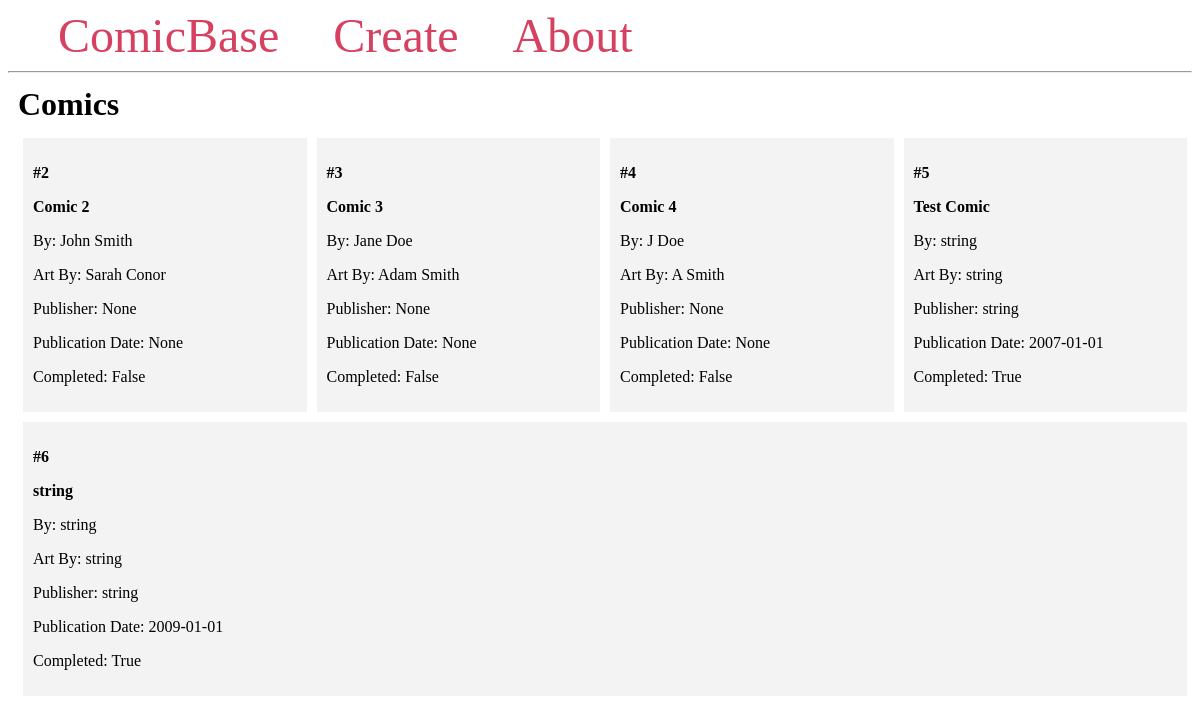
The page / on the database its author committed.
### models.py (models this page shows, shortened)
class Comic(db.Model):
    id = db.Column(db.Integer, primary_key=True)
    title = db.Column(db.String(100), nullable=False, unique=True)
    publisher = db.Column(db.String(32))
    author = db.Column(db.String(32), nullable=False)
    artist = db.Column(db.String(32), nullable=False)
    publication_date = db.Column(db.Date())
    completed = db.Column(db.Boolean, default=False, nullable=False)

### routes.py (the view)
@app.route('/')
def index():
    comics = Comic.query.all()
    return render_template('index.html', comics=comics)

### templates/index.html
{% extends 'base.html' %}
{% block content %}
    <h1 class="title">{% block title %} Comics {% endblock %}</h1>
    <div class="content">
        {% for comic in comics %}
            <div class="student">
                <p><b>#{{ comic.id }}</b></p>
                <b>
                    <p class="name">{{ comic.title }}</p>
                </b>
                <p>By: {{ comic.author }}</p>
                <p>Art By: {{ comic.artist }}</p>
                <p>Publisher: {{ comic.publisher }}</p>
                <p>Publication Date: {{ comic.publication_date }}</p>
                <p>Completed: {{ comic.completed }}</p>
            </div>
        {% endfor %}
    </div>
{% endblock %}

### templates/base.html (shortened to what this page needs)
<!DOCTYPE html>
<html lang="en">
<head>
</head>
<body>
    <nav>
        <a href="{{ url_for('index') }}">ComicBase</a>
        <a href="#">Create</a>
        <a href="#">About</a>
    </nav>
    <hr>
    <div class="content">
        {% block content %} {% endblock %}
    </div>
</body>
</html>

### templates/base.html (style rules this page uses)
.title { margin: 5px; }
.content { margin: 5px; width: 100%; display: flex; flex-direction: row; flex-wrap: wrap; }
.student { flex: 20%; padding: 10px; margin: 5px; background-color: #f3f3f3; inline-size: 100%; }
nav a { color: #d64161; font-size: 3em; margin-left: 50px; text-decoration: none; }

### rows shown on the page
Comic: id "2", title "Comic 2", author "John Smith", artist "Sarah Conor", publisher "None", publication_date "None", completed "False"
Comic: id "3", title "Comic 3", author "Jane Doe", artist "Adam Smith", publisher "None", publication_date "None", completed "False"
Comic: id "4", title "Comic 4", author "J Doe", artist "A Smith", publisher "None", publication_date "None", completed "False"
Comic: id "5", title "Test Comic", author "string", artist "string", publisher "string", publication_date "2007-01-01", completed "True"
Comic: id "6", title "string", author "string", artist "string", publisher "string", publication_date "2009-01-01", completed "True"
